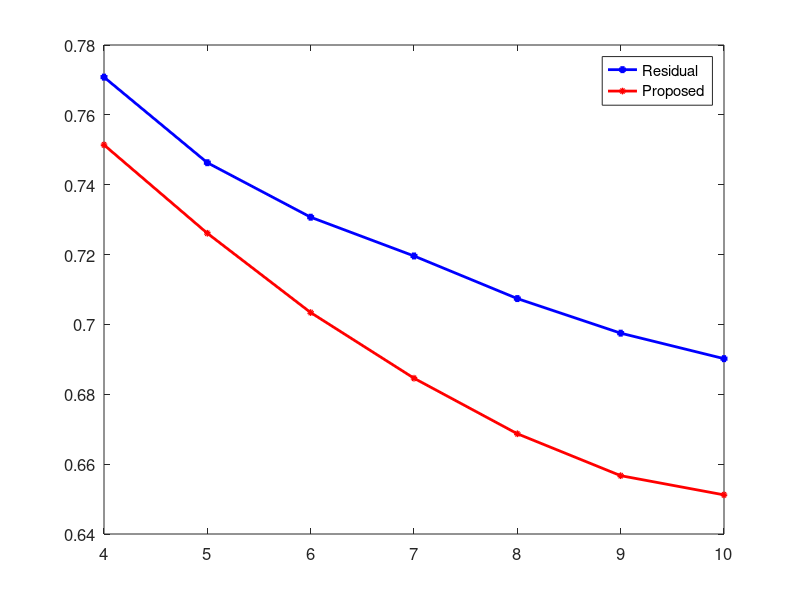

Write MATLAB code to recreate this figure. (Note: this script raises an error after producing the figure.)
K= [4, 5, 6, 7, 8, 9, 10];
Residual = [0.7708, 0.7463, 0.7307, 0.7196, 0.7074, 0.6975, 0.6902];
Proposed = [0.7514, 0.7261, 0.7034, 0.6846, 0.6687, 0.6567, 0.6512];


figure()

% h = bar(K, [Residual', Proposed']);
% 
% set(h(1), 'facecolor', 'r')
% set(h(2), 'facecolor', 'b')



% hold on
plot(K,Residual,'b-s','MarkerSize',3,'MarkerFaceColor','b','LineWidth',2)
hold on
plot(K,Proposed,'r-o','MarkerSize',3,'MarkerFaceColor','r','LineWidth',2)

set(gca,'XTick',[4 5 6 7 8 9 10], 'XTickLabel', {'4','5','6','7','8','9','10'}, 'fontsize', 12)
lgd = legend('Residual','Proposed')
lgd.FontSize = 14;
xlabel('K')
ylabel('Mean Squared Error')

